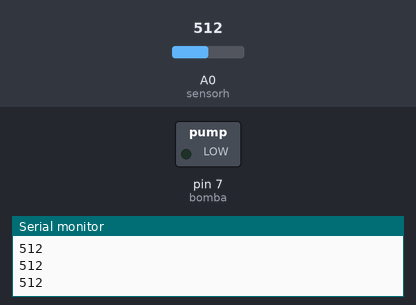
Recording of a sketch running on a simulated Arduino Uno, built with avr-gcc and run on an emulated ATmega328P. Shown: switched loads named in the sketch (green lamp = pin HIGH), the last lines printed to the serial monitor. The test bench sets the inputs (shaded band); at power-on: A0 (sensorh) = 512.

Above: at 1.3 s.
1.4 s: A0 (sensorh) set to 709
2.9 s: A0 (sensorh) set to 731
At 4.2 s:
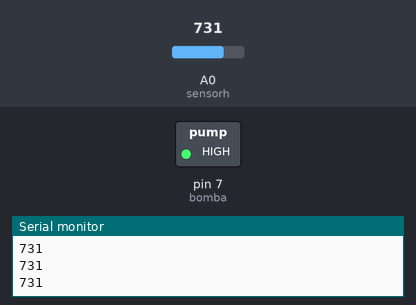
4.5 s: A0 (sensorh) set to 716
At 5.5 s:
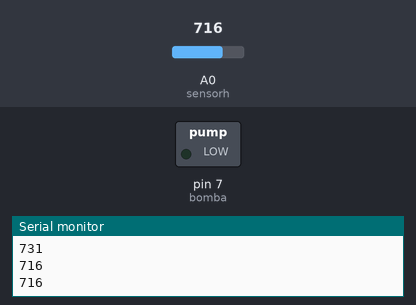
6.0 s: A0 (sensorh) set to 900
At 6.7 s:
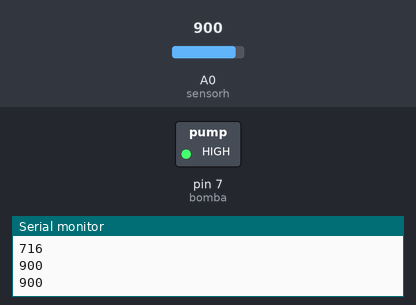
Timing chart, 0 to 8.5 s (numbered marks = the images above; inputs shaded):
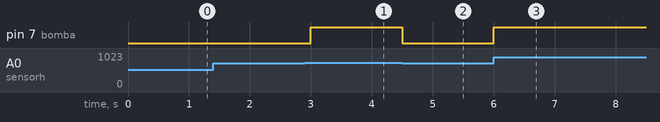

The sketch:

humedad.ino
```cpp
int sensorh=A0;
int bomba = 7;
void setup() {
  Serial.begin(9600);
  pinMode(bomba,OUTPUT);
  // put your setup code here, to run once:

}

void loop() {
  int humedad = analogRead(sensorh);


  if(humedad>=721 && humedad<=1024){
    digitalWrite(bomba,HIGH);
  }
  else{
    digitalWrite(bomba,LOW);
  }
  Serial.println(humedad);
  delay(500);
  // put your main code here, to run repeatedly:

}
```

Measured:
- the behaviour switches between 720 and 721 on A0 (sensorh) (found by bisection; images 0 and 1)
- after the input at 2.9 s, pin 7 (bomba): LOW → HIGH after 0.10 s
- after the input at 4.5 s, pin 7 (bomba): HIGH → LOW at once
- after the input at 6.0 s, pin 7 (bomba): LOW → HIGH at once
